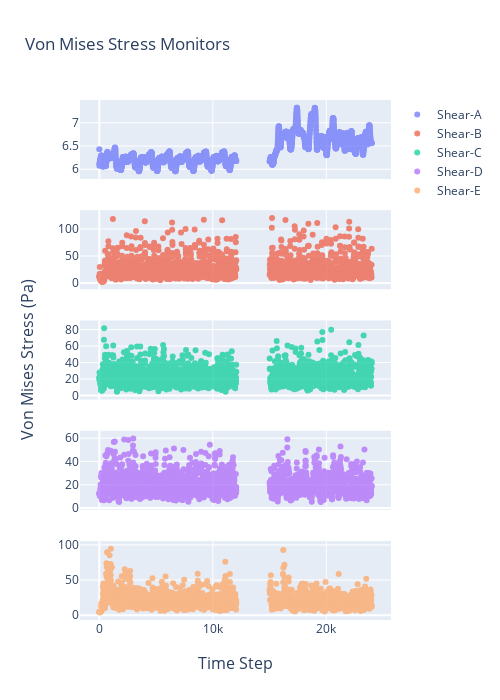

This figure's notebook cell:
### Code cell
color10_16 = ['#636EFA', '#EF553B', '#00CC96', '#AB63FA', '#FFA15A', '#19D3F3', '#FF6692', '#B6E880', '#FF97FF',
              '#FECB52']
fig = make_subplots(
    rows=5,
    cols=1,
    shared_xaxes=True,
    x_title="Time Step",
    y_title="Von Mises Stress (Pa)")
# subplot_titles=("Point A", "Quadrant 2"))

fig.add_trace(go.Scatter(x=resid_dict['point-tau_vm-a.out']['Time Step'],
                         y=resid_dict['point-tau_vm-a.out']['point-tau_vm-a'],
                         mode='markers',
                         opacity=scatter_opacity,
                         name='Shear-A',
                         line=dict(color=color10_16[0])),
              row=1, col=1)
# fig.add_trace(go.Scatter(x=bin_df['bin_centres'],
#                          y=bin_df['point-shear-a_bin_mean'],
#                          mode='markers+lines',
#                          name='Mean +/- STD',
#                          line=dict(color='black'),
#                          opacity=.55,
#                          error_y_array=bin_df['point-shear-a_std'],
#                          showlegend=False),
#               row=1, col=1)

fig.add_trace(go.Scatter(x=resid_dict['point-tau_vm-b.out']['Time Step'],
                         y=resid_dict['point-tau_vm-b.out']['point-tau_vm-b'],
                         mode='markers',
                         opacity=scatter_opacity,
                         name='Shear-B',
                         line=dict(color=color10_16[1])),
              row=2, col=1)
# fig.add_trace(go.Scatter(x=bin_df['bin_centres'],
#                          y=bin_df['point-shear-b_bin_mean'],
#                          mode='markers+lines',
#                          name='Mean +/- STD',
#                          line=dict(color='black'),
#                          opacity=.55,
#                          error_y_array=bin_df['point-shear-b_std'],
#                          showlegend=False),
#               row=2, col=1)


fig.add_trace(go.Scatter(x=resid_dict['point-tau_vm-c.out']['Time Step'],
                         y=resid_dict['point-tau_vm-c.out']['point-tau_vm-c'],
                         mode='markers',
                         opacity=scatter_opacity,
                         name='Shear-C',
                         line=dict(color=color10_16[2]),
                         showlegend=True),
              row=3, col=1)
# fig.add_trace(go.Scatter(x=bin_df['bin_centres'],
#                          y=bin_df['point-shear-c_bin_mean'],
#                          mode='markers+lines',
#                          name='Mean +/- STD',
#                          line=dict(color='black'),
#                          opacity=.55,
#                          error_y_array=bin_df['point-shear-c_std'],
#                          showlegend=False),
#               row=3, col=1)

fig.add_trace(go.Scatter(x=resid_dict['point-tau_vm-d.out']['Time Step'],
                         y=resid_dict['point-tau_vm-d.out']['point-tau_vm-d'],
                         mode='markers',
                         opacity=scatter_opacity,
                         name='Shear-D',
                         line=dict(color=color10_16[3]),
                         showlegend=True),
              row=4, col=1)
# fig.add_trace(go.Scatter(x=bin_df['bin_centres'],
#                          y=bin_df['point-shear-d_bin_mean'],
#                          mode='markers+lines',
#                          name='Mean +/- STD',
#                          line=dict(color='black'),
#                          opacity=.55,
#                          error_y_array=bin_df['point-shear-d_std'],
#                          showlegend=False),
#               row=4, col=1)

fig.add_trace(go.Scatter(x=resid_dict['point-tau_vm-e.out']['Time Step'],
                         y=resid_dict['point-tau_vm-e.out']['point-tau_vm-e'],
                         mode='markers',
                         opacity=scatter_opacity,
                         name='Shear-E',
                         line=dict(color=color10_16[4]),
                         showlegend=True),
              row=5, col=1)
# fig.add_trace(go.Scatter(x=bin_df['bin_centres'],
#                          y=bin_df['point-shear-e_bin_mean'],
#                          mode='markers+lines',
#                          name='Mean +/- STD',
#                          line=dict(color='black'),
#                          opacity=.55,
#                          error_y_array=bin_df['point-shear-e_std'],
#                          showlegend=True),
#               row=5, col=1)

fig.update_layout(height=700, width=500,
                  title_text="Von Mises Stress Monitors")

fig.show()

### Figure 1 — Plotly figure (JSON) as saved in the notebook; plotly's stock layout.template omitted (floating-point values rounded to 4 significant figures; data arrays with more than 128 entries replaced by an {"elided": "..."} marker saying what was removed)
{"data": [{"line": {"color": "#636EFA"}, "mode": "markers", "name": "Shear-A", "opacity": 0.7, "type": "scatter", "x": {"elided": "2114 int values"}, "xaxis": "x", "y": {"elided": "2114 float values"}, "yaxis": "y"}, {"line": {"color": "#EF553B"}, "mode": "markers", "name": "Shear-B", "opacity": 0.7, "type": "scatter", "x": {"elided": "2120 int values"}, "xaxis": "x2", "y": {"elided": "2120 float values"}, "yaxis": "y2"}, {"line": {"color": "#00CC96"}, "mode": "markers", "name": "Shear-C", "opacity": 0.7, "showlegend": true, "type": "scatter", "x": {"elided": "2119 int values"}, "xaxis": "x3", "y": {"elided": "2119 float values"}, "yaxis": "y3"}, {"line": {"color": "#AB63FA"}, "mode": "markers", "name": "Shear-D", "opacity": 0.7, "showlegend": true, "type": "scatter", "x": {"elided": "2121 int values"}, "xaxis": "x4", "y": {"elided": "2121 float values"}, "yaxis": "y4"}, {"line": {"color": "#FFA15A"}, "mode": "markers", "name": "Shear-E", "opacity": 0.7, "showlegend": true, "type": "scatter", "x": {"elided": "2121 int values"}, "xaxis": "x5", "y": {"elided": "2121 float values"}, "yaxis": "y5"}], "layout": {"annotations": [{"font": {"size": 16}, "showarrow": false, "text": "Time Step", "x": 0.5, "xanchor": "center", "xref": "paper", "y": 0, "yanchor": "top", "yref": "paper", "yshift": -30}, {"font": {"size": 16}, "showarrow": false, "text": "Von Mises Stress (Pa)", "textangle": -90, "x": 0, "xanchor": "right", "xref": "paper", "xshift": -40, "y": 0.5, "yanchor": "middle", "yref": "paper"}], "height": 700, "title": {"text": "Von Mises Stress Monitors"}, "width": 500, "xaxis": {"anchor": "y", "domain": [0.0, 1.0], "matches": "x5", "showticklabels": false}, "xaxis2": {"anchor": "y2", "domain": [0.0, 1.0], "matches": "x5", "showticklabels": false}, "xaxis3": {"anchor": "y3", "domain": [0.0, 1.0], "matches": "x5", "showticklabels": false}, "xaxis4": {"anchor": "y4", "domain": [0.0, 1.0], "matches": "x5", "showticklabels": false}, "xaxis5": {"anchor": "y5", "domain": [0.0, 1.0]}, "yaxis": {"anchor": "x", "domain": [0.848, 1.0]}, "yaxis2": {"anchor": "x2", "domain": [0.636, 0.788]}, "yaxis3": {"anchor": "x3", "domain": [0.424, 0.576]}, "yaxis4": {"anchor": "x4", "domain": [0.212, 0.364]}, "yaxis5": {"anchor": "x5", "domain": [0.0, 0.152]}}}
